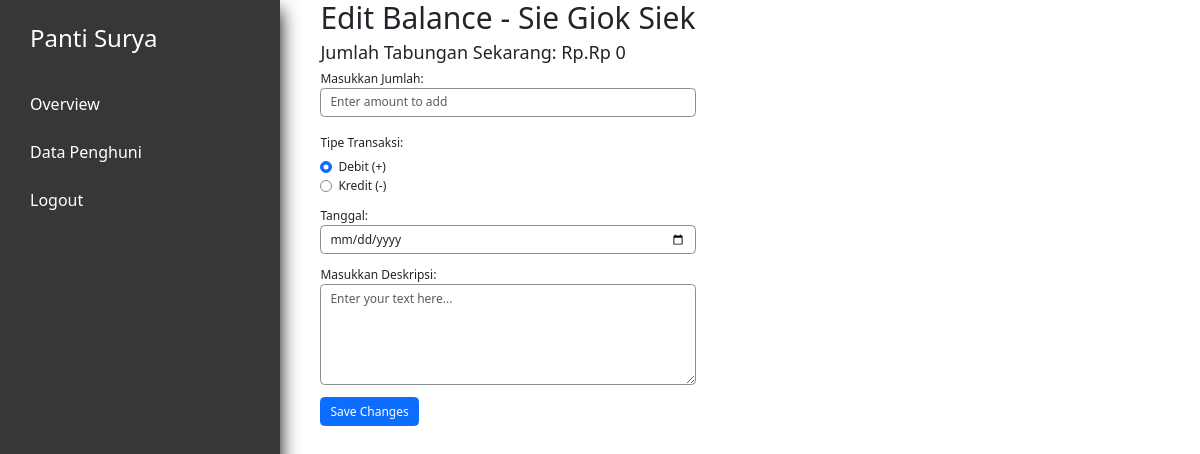
The app's page /tambah_balance_tabungan.php?id=70 (signed in), older data.
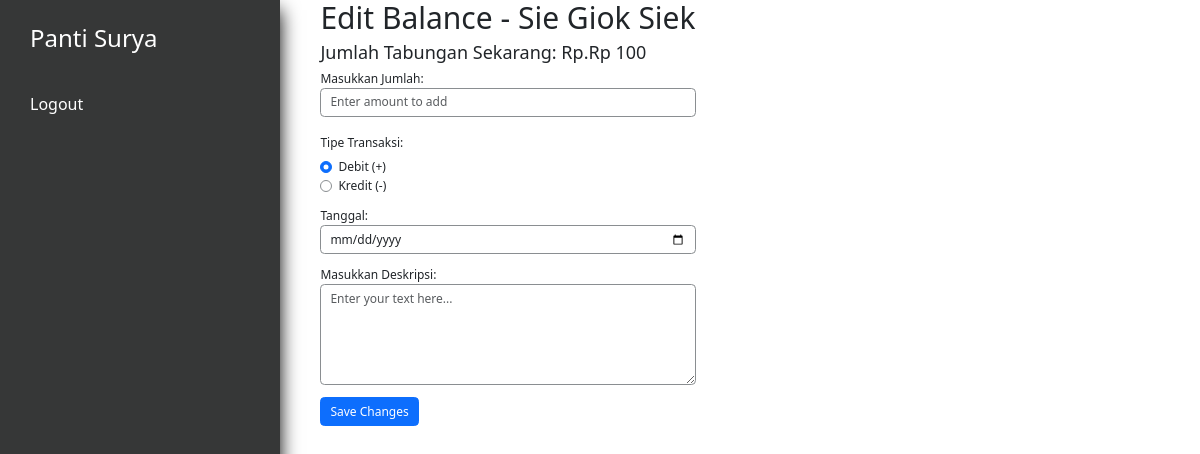
The same page, newer data.
### tables this page shows
CREATE TABLE `penduduk` (
  `id` int(11) NOT NULL,
  `nama` varchar(250) NOT NULL,
  `alamat` varchar(100) NOT NULL,
  `tanggal_masuk` date DEFAULT NULL,
  `keuangan_pondokkan` int(11) NOT NULL,
  `keuangan_tabungan` int(11) NOT NULL,
  `keuangan_obat` int(11) NOT NULL,
  `keuangan_total` int(11) NOT NULL,
  `profile_picture` varchar(100) NOT NULL,
  `KTP` varchar(100) DEFAULT NULL,
  `KK` varchar(100) DEFAULT NULL,
  `BPJS` varchar(100) DEFAULT NULL,
  `deposit` int(11) DEFAULT NULL,
  `status` tinyint(1) NOT NULL DEFAULT 0,
  `tempat_lahir` varchar(100) NOT NULL DEFAULT '',
  `agama` varchar(15) NOT NULL DEFAULT ' ',
  `tanggal_lahir` date DEFAULT NULL,
  `nomor_induk` int(11) NOT NULL DEFAULT 0,
  `kwitansi_path` varchar(300) DEFAULT NULL,
  `bukti_path` varchar(300) DEFAULT NULL
);

### utils.php (called while the page is built, shortened)
<?php
class myDB
{
    private $host = "localhost";
    private $username = "root";
    private $password = "";
    private $database = "pantisurya";
    private $db;
    function __construct()
    {
        if ($this->db == null) {
            try {
                $this->db = new PDO("mysql:host=$this->host;dbname=$this->database", $this->username, $this->password);
                $this->db->setAttribute(PDO::ATTR_ERRMODE, PDO::ERRMODE_EXCEPTION);
            } catch (PDOException $e) {
                echo "Connection failed: " . $e->getMessage();
            }
        }
    }
    function formatRupiah($number) {
        return 'Rp ' . number_format($number, 0, ',', '.');
    }
    function getJumlahTabungan($id){
        $query = "SELECT keuangan_tabungan FROM penduduk WHERE id = ?";
        $stmt = $this->db->prepare($query);
        $stmt->execute([$id]);
        return $stmt->fetch(PDO::FETCH_ASSOC);
    }
}

### tambah_balance_tabungan.php (the view, shortened to what this page needs)
<?php
require "utils.php";
$db = new myDB();
$residentId = $_GET['id'];
$res = $db->getPenduduk($residentId);
$resident = $res->fetch(PDO::FETCH_ASSOC);
$uang = $db->getJumlahTabungan($residentId);
?>
<!DOCTYPE html>
<html lang="en">
<head>
    <?php include "layout/stylejquerynbs5.php" ?>
    <link rel="stylesheet" href="layout/indexstyle.css">
    <link rel="stylesheet" href="layout/stylelihat.css">
</head>
<body>
    <div class="app">
        <div class="dashboard">
            <?php include 'nav.php' ?>
            <div class="column" style="margin-left:20px; padding-bottom: 2rem;">
                <h1>Edit Balance - <?php echo $resident['nama']; ?></h1>
                <h4>Jumlah Tabungan Sekarang: Rp.<?php echo $db->formatRupiah($uang['keuangan_tabungan']); ?></h4>
                <form id="balanceForm" method="POST" enctype="multipart/form-data">
                    <div class="mb-3">
                        <label for="addBalance">Masukkan Jumlah:</label>
                        <input type="number" id="addBalance" name="addBalance" placeholder="Enter amount to add"
                            class="form-control" min="0" step="1">
                    </div>
                    <div class="mb-3">
                        <label for="" class="col-form-label">Tipe Transaksi:</label>
                        <div class="form-check">
                            <input class="form-check-input" type="radio" name="transaksi" value=0 id="RadioTransaksi1" checked>
                            <label class="form-check-label" for="RadioTransaksi1">
                                Debit (+)
                            </label>
                        </div>
                        <div class="form-check">
                            <input class="form-check-input" type="radio" name="transaksi" value=1 id="RadioTransaksi2">
                            <label class="form-check-label" for="flexRadioDefault2">
                                Kredit (-)
                            </label>
                        </div>
                    </div>
                    <div class="mb-3">
                        <label for="addtanggal">Tanggal:</label>
                        <input type="date" class="form-control" id="tanggal" name="addtanggal"></input>
                    </div>
                    <div class="mb-3">
                        <label for="addDesc">Masukkan Deskripsi:</label>
                        <textarea class="form-control" id="textareaTabungan" rows="5" name="addDesc" placeholder="Enter your text here..."></textarea>
                    </div>
                    <button type="submit" class="btn btn-primary">Save Changes</button>
                </form>
            </div>
        </div>
    </div>
</body>
</html>

### nav.php (shortened to what this page needs)
<?php
function hasAccess($accessField) {
    return isset($_SESSION[$accessField]) && $_SESSION[$accessField] == 1;
}
?>
<div class="holder flex-col">
    <div class="content flex-col">
        <div class="logo">
            <h2 style="color: white;">Panti Surya</h2>
        </div>
        <nav class="nav">
            <?php if (hasAccess('overview')): ?>
                <a type="button" href="index.php">
                    Overview
                </a>
            <?php endif; ?>
            <?php if (hasAccess('penghuni')): ?>
                <a type="button" href="penduduk.php">
                    Data Penghuni
                </a>
            <?php endif; ?>
            <a type="button" onclick="return confirm('Yakin keluar?')" href="logout.php">
                Logout
            </a>
        </nav>
    </div>
</div>
<div class="filler"></div>

Row changes from the older to the newer data that the page shows:
changed penduduk: keuangan_tabungan "Rp 0" → "Rp 100"
Text that changed along with them:
text no longer shown: "Overview Data Penghuni"
